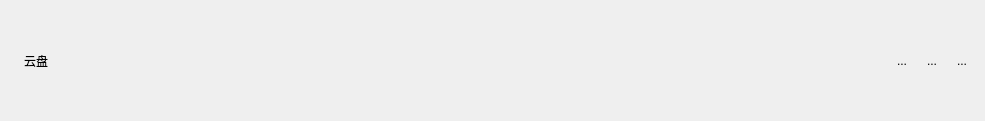
<?xml version="1.0" encoding="UTF-8"?>
<ui version="4.0">
 <class>Titlewg</class>
 <widget class="QWidget" name="Titlewg">
  <property name="geometry">
   <rect>
    <x>0</x>
    <y>0</y>
    <width>985</width>
    <height>121</height>
   </rect>
  </property>
  <property name="windowTitle">
   <string>Form</string>
  </property>
  <layout class="QHBoxLayout" name="horizontalLayout">
   <item>
    <widget class="QLabel" name="logo">
     <property name="text">
      <string/>
     </property>
    </widget>
   </item>
   <item>
    <widget class="QLabel" name="wgtitle">
     <property name="text">
      <string>云盘</string>
     </property>
    </widget>
   </item>
   <item>
    <spacer name="horizontalSpacer">
     <property name="orientation">
      <enum>Qt::Horizontal</enum>
     </property>
     <property name="sizeHint" stdset="0">
      <size>
       <width>777</width>
       <height>20</height>
      </size>
     </property>
    </spacer>
   </item>
   <item>
    <widget class="QToolButton" name="set">
     <property name="text">
      <string>...</string>
     </property>
     <property name="icon">
      <iconset resource="qrc.qrc">
       <normaloff>:/Images/login_setting.png</normaloff>:/Images/login_setting.png</iconset>
     </property>
     <property name="iconSize">
      <size>
       <width>32</width>
       <height>32</height>
      </size>
     </property>
     <property name="autoRaise">
      <bool>true</bool>
     </property>
    </widget>
   </item>
   <item>
    <widget class="QToolButton" name="min">
     <property name="text">
      <string>...</string>
     </property>
     <property name="icon">
      <iconset resource="qrc.qrc">
       <normaloff>:/Images/login_min.png</normaloff>:/Images/login_min.png</iconset>
     </property>
     <property name="iconSize">
      <size>
       <width>32</width>
       <height>32</height>
      </size>
     </property>
     <property name="autoRaise">
      <bool>true</bool>
     </property>
    </widget>
   </item>
   <item>
    <widget class="QToolButton" name="close">
     <property name="text">
      <string>...</string>
     </property>
     <property name="icon">
      <iconset resource="qrc.qrc">
       <normaloff>:/Images/login_close.png</normaloff>:/Images/login_close.png</iconset>
     </property>
     <property name="iconSize">
      <size>
       <width>32</width>
       <height>32</height>
      </size>
     </property>
     <property name="autoRaise">
      <bool>true</bool>
     </property>
    </widget>
   </item>
  </layout>
 </widget>
 <resources>
  <include location="qrc.qrc"/>
 </resources>
 <connections/>
</ui>
